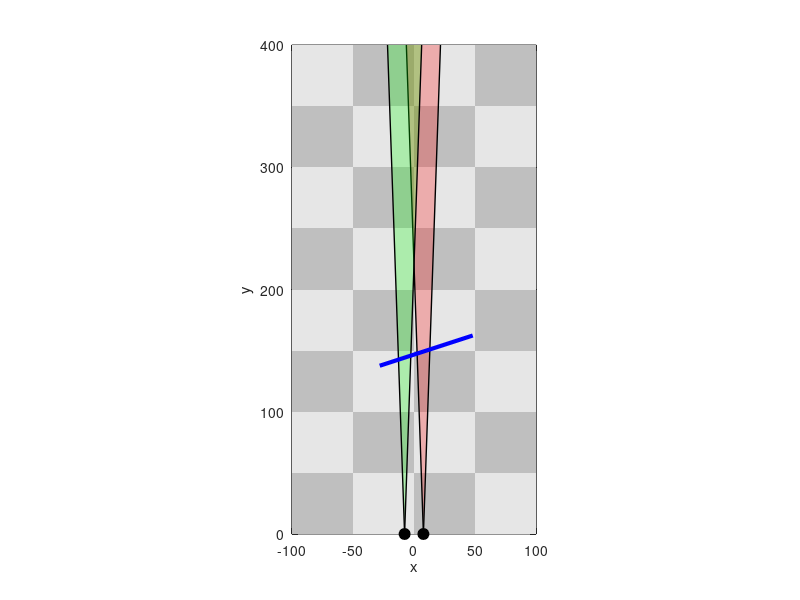

Write the MATLAB code that produced this figure.
clc, clear all
l = 15.4; %cm

objectWidth = 80; %cm
objectCenter = [10, 150];%cm
objectAngle = pi/10;%rads

sensorEA = pi/20;
sesorDeg = 2;

figure;
hold on;
axis equal;
xlim([-100 100]);
ylim([0 400]);

%Checkerboard
squareSize = 50;
xEdges = -200:squareSize:200;
yEdges = 0:squareSize:400;
for i = 1:length(xEdges)-1
    for j = 1:length(yEdges)-1
        if mod(i+j,2) == 0
            shade = 0.75;
        else
            shade = 0.9;
        end
        rectangle( ...
            'Position', [xEdges(i), yEdges(j), squareSize, squareSize], ...
            'FaceColor', [shade shade shade], ...
            'EdgeColor', 'none');
    end
end

%Sensors
plot(l/2, 0, 'ko', 'MarkerFaceColor', 'k', 'MarkerSize', 8);
plot(-l/2, 0, 'ko', 'MarkerFaceColor', 'k', 'MarkerSize', 8);
xlabel('x');
ylabel('y');
box on;
xSensor = [l/2, -l/2];
ySensor = [0, 0];
for k = 1:length(xSensor)

    % Left and right cone boundary slopes
    dx = 400 * tand(2);

    xLeft  = xSensor(k) - dx;
    xRight = xSensor(k) + dx;

    % Shade sensor field of view
    if k == 1
        coneColor = [1 0 0];   % red
    else
        coneColor = [0 1 0];   % green
    end

    patch( ...
        [xSensor(k), xLeft, xRight], ...
        [0,          400,     400], ...
        coneColor, ...
        'FaceAlpha', 0.25, ...
        'EdgeColor', 'none');

    % Draw cone boundary lines up to y = 4
    plot([xSensor(k), xLeft],  [0, 400], 'k-', 'LineWidth', 1);
    plot([xSensor(k), xRight], [0, 400], 'k-', 'LineWidth', 1);
end

%% 

% Initial object endpoints
xObj = [objectCenter(1) - cos(objectAngle)*objectWidth/2, ...
        objectCenter(1) + cos(objectAngle)*objectWidth/2];

yObj = [objectCenter(2) - sin(objectAngle)*objectWidth/2, ...
        objectCenter(2) + sin(objectAngle)*objectWidth/2];

% Create object once
hObj = plot(xObj, yObj, 'color', 'blue', 'LineWidth', 3);
drawnow

%Remove
arbitraryTraj = [zeros(1, 1000); 3:-3/999:0];

for i = 1:1000
    %replace this
    %objectCenter = arbitraryTraj(:, i);
    %objectAngle = objectAngle + pi/400;

    %Plot object
    xObj = [objectCenter(1) - cos(objectAngle)*objectWidth/2, ...
            objectCenter(1) + cos(objectAngle)*objectWidth/2];
    yObj = [objectCenter(2) - sin(objectAngle)*objectWidth/2, ...
            objectCenter(2) + sin(objectAngle)*objectWidth/2];
    set(hObj, 'XData', xObj, 'YData', yObj);
    drawnow
end
